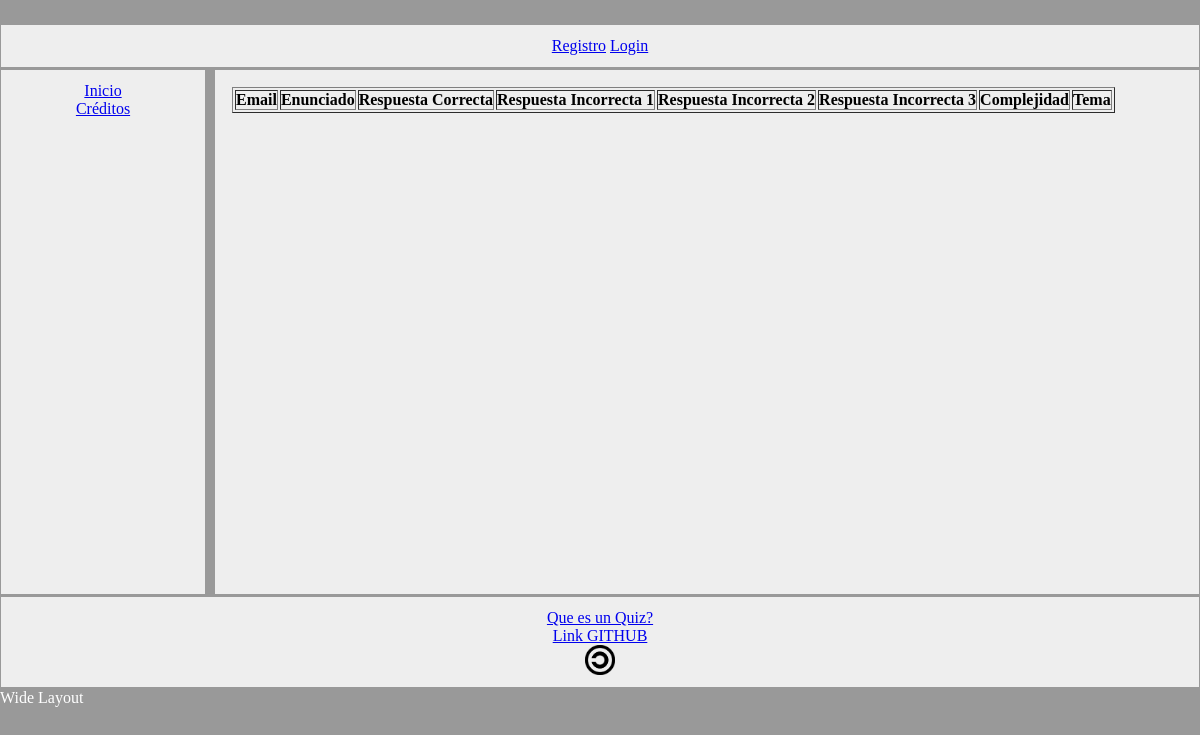
The page /php/ShowQuestions.php on the database as committed earlier.
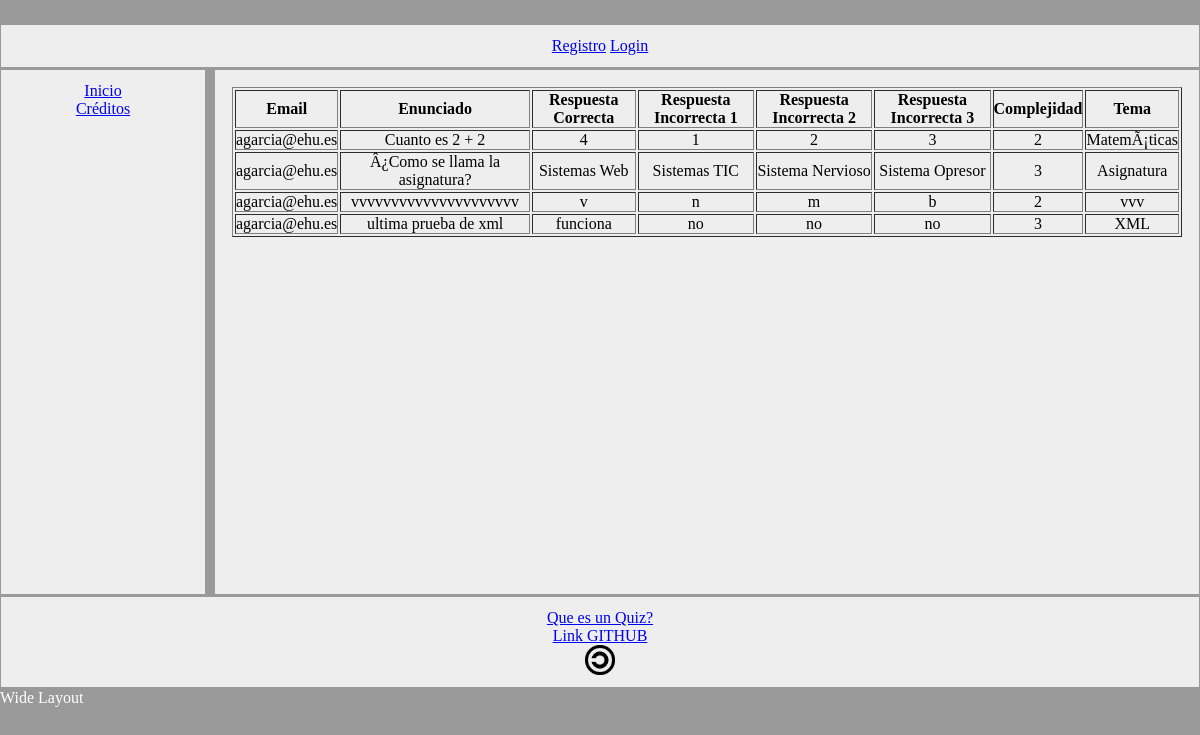
The same page on the database as committed later.
### tables this page shows
CREATE TABLE `preguntas` (
  `clave` int(11) NOT NULL,
  `email` varchar(30) NOT NULL,
  `enunciado` text NOT NULL,
  `respuestac` text NOT NULL,
  `respuestai1` text NOT NULL,
  `respuestai2` text NOT NULL,
  `respuestai3` text NOT NULL,
  `complejidad` int(1) NOT NULL,
  `tema` text NOT NULL,
  `imagen` longblob NOT NULL
);

### php/ShowQuestions.php (the view, shortened to what this page needs)
<!DOCTYPE html>
<html>
<head>
</head>
<body>
  <?php include '../php/Menus.php' ?>
  <section class="main" id="s1">
    <div>
    <?php
        include 'DbConfig.php';
        $link = mysqli_connect($server,$user,$pass,$basededatos);
        $sql = "SELECT * FROM PREGUNTAS;";
        $resul = mysqli_query($link,$sql);
        echo "<table border = ><tr><th>Email</th><th>Enunciado</th><th>Respuesta Correcta</th><th>Respuesta Incorrecta 1</th> <th>Respuesta Incorrecta 2</th><th>Respuesta Incorrecta 3</th><th>Complejidad</th><th>Tema</th></tr>";
        while($row = mysqli_fetch_array($resul)){
            echo "<tr><td>".$row['email']."</td><td>".$row['enunciado']."</td><td>".$row['respuestac']."</td><td>".$row['respuestai1']."</td><td>".$row['respuestai2']."</td><td>".$row['respuestai3']."</td><td>".$row['complejidad']."</td><td>".$row['tema']."</td></tr>";
        }
        echo "</table>";
    ?>
    </div>
  </section>
</body>
</html>

### php/Menus.php (shortened to what this page needs)
<div id='page-wrap'>
<header class='main' id='h1'>
  <span class="right" id="register"><a href="SignUp.php">Registro</a></span>
        <span class="right" id="login"><a href="LogIn.php">Login</a></span>
</header>
<nav class='main' id='n1' role='navigation'>
    <span><a href='Layout.php<?php echo $GLOBALS["email"];?>'>Inicio</a></span>
    <span><a href='Credits.php<?php echo $GLOBALS["email"];?>'>Créditos</a></span>
</nav>

### styles/Style.css (style rules this page uses)
* { margin: 0; padding: 0; }
body { font: 16px Georgia, serif; }
#page-wrap { margin: 2% auto; color: white; }
#page-wrap >.main { border: 1px solid #999; padding: 1%; margin-bottom: 1px; color: black; }
section > div { padding: 5px; }
header, nav, section { background: #eee; text-align: center; }
footer { background: #eee; text-align: center; }
nav span { margin: 0px 10px 0px 0px; width: 100%; display: inline-block; }

### styles/Wide.css (style rules this page uses)
body { background: #999; }
#page-wrap:after { content: "Wide Layout"; }
nav { float: left; width: 15%; height: 500px; }
nav span { margin: 0px 100px 0px 0px; }
section { float: right; width: 80%; height: 500px; }
footer { clear: both; display: block; }

### styles/Smartphone.css (style rules this page uses)
body { background: #333; }
#page-wrap:after { content: "Smartphone Layout"; }
body { font-size: xx-large; }
footer, input { font-size: large; }

Rows that differ between the two databases and show on the page:
added preguntas: email "agarcia@ehu.es", enunciado "Cuanto es 2 + 2", respuestac "4", respuestai1 "1", respuestai2 "2", respuestai3 "3", complejidad "2", tema "MatemÃ¡ticas"
added preguntas: email "agarcia@ehu.es", enunciado "Â¿Como se llama la asignatura?", respuestac "Sistemas Web", respuestai1 "Sistemas TIC", respuestai2 "Sistema Nervioso", respuestai3 "Sistema Opresor", complejidad "3", tema "Asignatura"
added preguntas: email "agarcia@ehu.es", enunciado "vvvvvvvvvvvvvvvvvvvvv", respuestac "v", respuestai1 "n", respuestai2 "m", respuestai3 "b", complejidad "2", tema "vvv"
added preguntas: email "agarcia@ehu.es", enunciado "ultima prueba de xml", respuestac "funciona", respuestai1 "no", respuestai2 "no", respuestai3 "no", complejidad "3", tema "XML"
